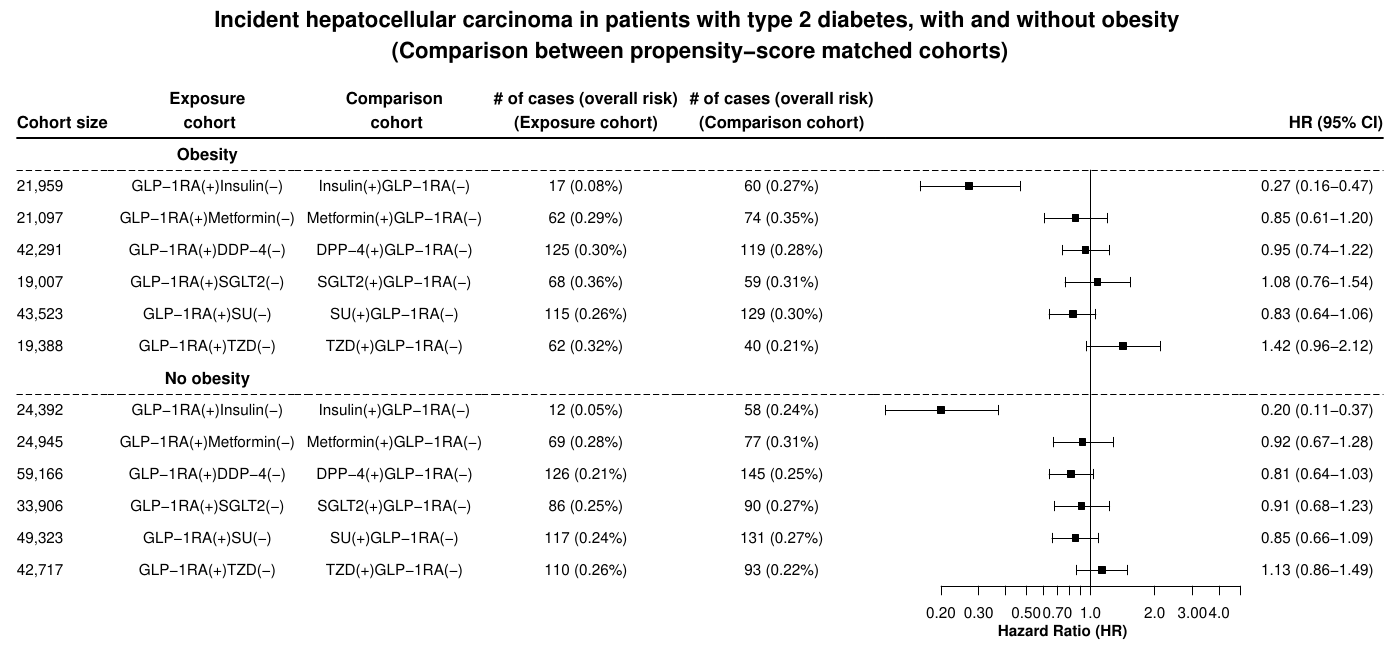

Here is the R script that generated this plot:
library(forestplot)

workdir <- "."
datafile <- file.path(workdir,"Figure2a.csv")

data <- read.csv(datafile, stringsAsFactors=FALSE,row.names=NULL)


## Combine the count and percent column
np <- ifelse(!is.na(data$case_group), paste(data$case_group," (",data$p_val,")",sep=""), NA)

## The rest of the columns in the table. 
tabletext <- cbind(c("Cohort size",data$casecount),
                   c("Exposure\n cohort\n",data$controlcount),
                   c("Comparison\n cohort\n",data$blah),
                   c("# of cases (overall risk)\n(Exposure cohort)\n",data$case_group),
                   c("# of cases (overall risk)\n(Comparison cohort)\n",data$control_group),
                   
                   c("        HR (95% CI)",data$CI)
)

pdf(file.path(workdir,"Figure2a.pdf"),  onefile=FALSE, width=14, height=6.5)

forestplot(labeltext=tabletext, 
           graphwidth = unit(90, 'mm'),
           graph.pos=6,
 
          is.summary=c(TRUE,TRUE,rep(FALSE, 6), TRUE,rep(FALSE,10)),
     
           mean=c(NA,data$RR), 
           lower=c(NA,data$down), upper=c(NA,data$up),
          
          title ="Incident hepatocellular carcinoma in patients with type 2 diabetes, with and without obesity \n(Comparison between propensity-score matched cohorts)", 

         
           xticks=log(c(0.2,0.3,0.4,0.5,0.6,0.7,0.8,0.9,1,2,3,4,5)),
           
           #xticks=10^(seq(-1,1,0.1)),
           xlog = TRUE,
            xlab="Hazard Ratio (HR)", ##name of x axis

           #### Add horizontal lines on the plot
           hrzl_lines=list("2" = gpar(lwd = 1.2, lty=1, col='black'),
                          "3" = gpar(lwd = 0.9, lty='longdash', col='black'),
                          "10" = gpar(lwd = 0.9, lty='longdash', col='black')
                   
                           
           ),
          
          #txt_gp=fpTxtGp(label=list(gpar(cex=1.5,fontface='bold'),gpar(cex=1.5),gpar(cex=1.5),gpar(cex=1.5),gpar(cex=1.5),gpar(cex=1.5),gpar(cex=1.5)),
          txt_gp=fpTxtGp(label=list(gpar(cex=0.9),gpar(cex=0.9),gpar(cex=0.9),gpar(cex=0.9),gpar(cex=0.9),gpar(cex=0.9)),
                         ticks=gpar(cex=0.9),
                         xlab=gpar(cex=0.9,col='black',fontface='bold'),
                         #xlab=gpar(cex = 1.8),
                         title=gpar(cex = 1.3)),
          #clip=c(0.001, 4.5), 
          
          col=fpColors(box="black", lines="black", zero = "black"),
          lwd.zero = 001,
          lwd.xaxis = 0.7,
          mar = unit(c(0,0,0,0), "mm"),
          zero=1, cex=0.01, lineheight = unit(2, "mm"), boxsize=0.2, colgap=unit(3,"mm"),
          lwd.ci=0.8, ci.vertices=TRUE, ci.vertices.height = 0.15)

dev.off()

